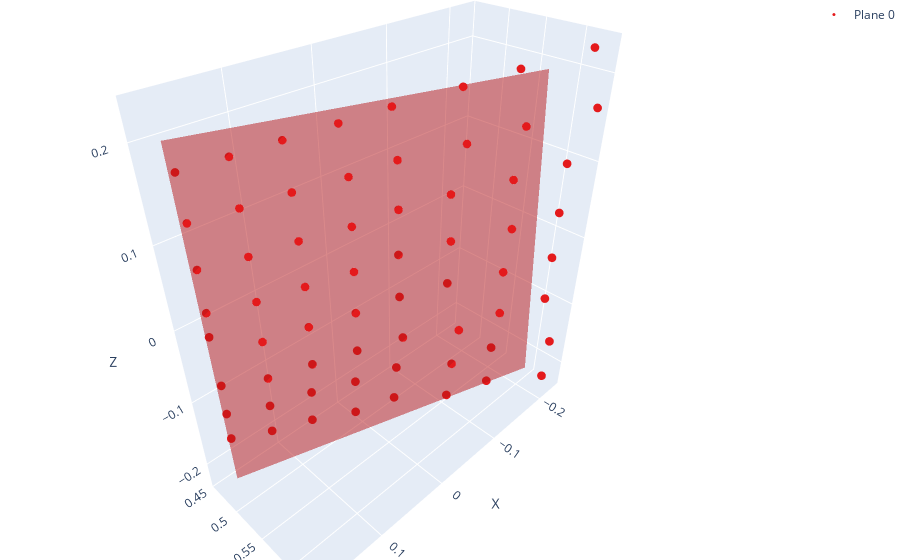

The code cell stored with this chart in its notebook:
### Code cell
planes, labels = detect_multiple_planes(pt_clouds_flattened, threshold=0.1)
plot_planes_plotly_with_surfaces(pt_clouds_flattened, labels, planes)
